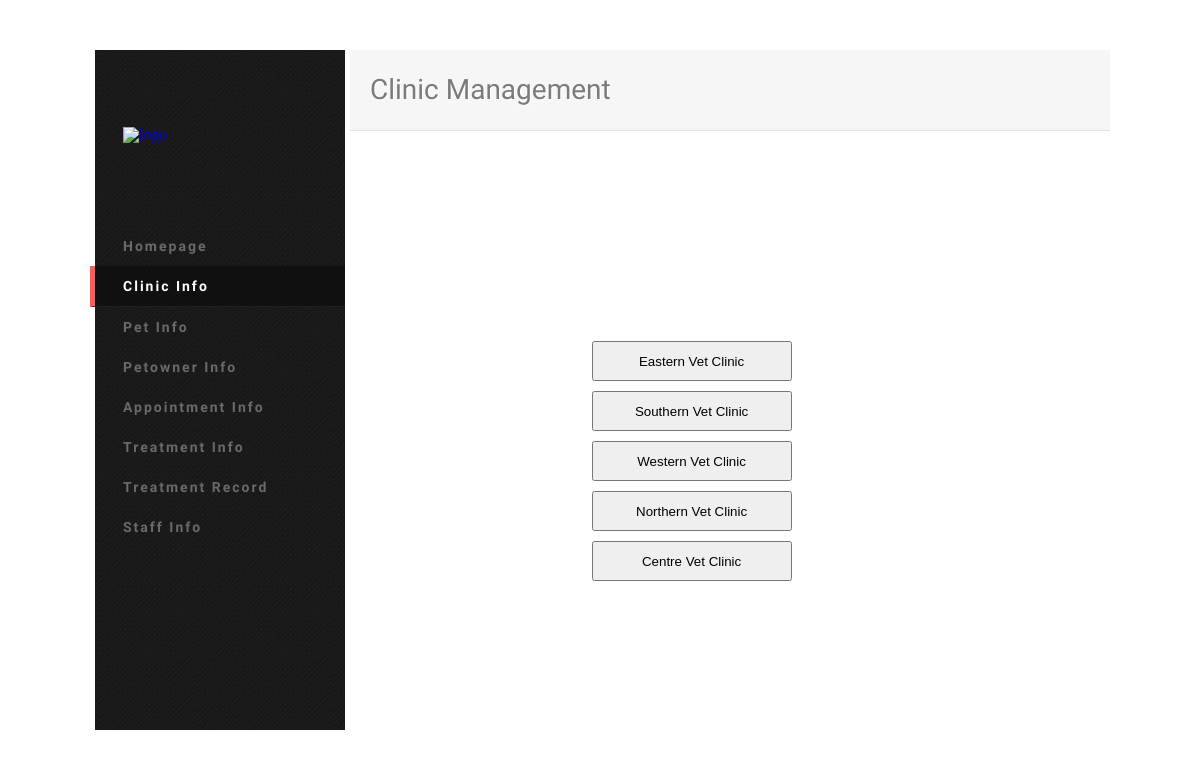
Screenshot of /clinicinfohomepage.php with the database file from the repository.
### tables this page shows
CREATE TABLE `clinic` (
  `ClinicID` varchar(11) NOT NULL,
  `ClinicName` varchar(45) NOT NULL,
  `ClinicLocation` varchar(45) NOT NULL,
  `OpenTime` time NOT NULL,
  `CloseTime` time NOT NULL,
  `ClinicPhoneNumber` bigint(20) NOT NULL,
  `ClinicEmail` varchar(45) DEFAULT NULL,
  `ClinicEmergencyContact` varchar(45) NOT NULL,
  `ClinicDescription` varchar(500) DEFAULT NULL,
  `ClinicPhoto` varchar(255) DEFAULT NULL,
  `AddressLink` varchar(1000) DEFAULT NULL
);

### clinicinfohomepage.php (the view, shortened to what this page needs)
<!doctype html>
		<head>
				<link rel="stylesheet" type="text/css" href="css/clinicinfo.css" />
		</head>
		<body>
			<div class="container">
				<aside id="sidebar">
					<a href="#" class="logo"><img src="pic/logo2.png" alt="logo" /></a>
					<nav class="main-nav">
						<ul>
							<li><a href="homepage.html">Homepage</a></li>
							<li class="active"><a href="clinicinfohomepage.php">Clinic Info</a></li>
							<li><a href="petview.php?page=1">Pet Info</a></li>
							<li><a href="petowner.php">Petowner Info</a></li>
							<li><a href="appointmentinfo.html">Appointment Info</a></li>
							<li><a href="treatmentinfo.php?page=1">Treatment Info</a></li>
							<li><a href="treatmentrecord.php">Treatment Record</a></li>
							<li><a href="staffinfo.php">Staff Info</a></li>
						</ul>
					</nav>
				</aside>
				<section id="content">
						<header>
								<h1>Clinic Management</h1>
						</header>
						<div class="main">
                        <div class="page">
                        <div class="clinicname" style="margin-left:20%">
                        <table class="clinic_table">
                            <?php
                            echo '<table>';
                           $query = mysql_query("SELECT * FROM clinic");
                            while($row = mysql_fetch_array($query))
                            {
                                echo "<form action='clinicdetails.php' method='POST'>";
                                echo "<tr>";
                                echo "<td><input type='submit' class='hide' name='clinicname' value='" . $row['ClinicName'] . "'></td>";
                                echo "</tr>";
                                echo "</form>";
                            }
                            ?>
                            </table>
						</div>
                            </div>
                    </div>
				</section>
            </div>
</body>
</html>

### css/clinicinfo.css (style rules this page uses)
html, body, div, span, applet, object, iframe, h1, h2, h3, h4, h5, h6, p, blockquote, pre, a, abbr, acronym, address, big, cite, code, del, dfn, em, img, ins, kbd, q, s, samp, small, strike, strong, sub, sup, tt, var, b, u, i, center, dl, dt, dd, ol, ul, li, fieldset, form, label, legend, table, caption, tbody, tfoot, thead, tr, th, td, article, aside, canvas, details, embed, figure, figcaption, footer, header, hgroup, menu, nav, output, ruby, section, summary, time, mark, audio, video { margin: 0; padding: 0; border: 0; font-size: 100%; font: inherit; vertical-align: baseline; }
article, aside, details, figcaption, figure, footer, header, hgroup, menu, nav, section { display: block; }
body { line-height: 1; }
ol, ul { list-style: none; }
table { border-collapse: collapse; border-spacing: 0; }
body { background-image: url(../pic/bg.png); color:#000; font:''14px 'Dosis', Arial, Helvetica, "Trebuchet MS", sans-serif; }
h1,h2,h3,h4,h5,h6 { font-weight:bold; }
h1 { font-size:24px; }
a { color: #00e; text-decoration: none; }
.container { width:1020px; margin: 50px auto 50px; }
#sidebar { height: 680px; width:250px; float: left; border-left: 5px solid #fff; background:url(../pic/sidebar-bg.png); position: relative; }
#sidebar .logo { display:block; margin: 77px 0px 50px 28px; width: 149px; height: 49px; }
#sidebar .main-nav > ul > li { position: relative; color: #e5e5e5; padding-left: 33px; font: bold 14px 'Dosis'; line-height: 40px; letter-spacing: 2px; }
#sidebar .main-nav > ul { margin-left: -5px; }
#sidebar .main-nav > ul > li a { color: #6a6a6a; display: inline-block; width: 100%; height: 100%; }
#sidebar .main-nav > ul > li:hover, #sidebar .main-nav > ul > li.active { background: #111011; border-left: 5px solid #ff5b5b; border-bottom: 1px solid #212021; padding-left: 28px; }
#sidebar .main-nav > ul > li:hover > a, #sidebar .main-nav > ul > li.active > a { color: #fff; }
#content { width: 760px; float: right; }
#content header { background: #f6f6f6; padding: 0px 20px; height: 80px; border-bottom: 1px solid #e3e3e3; position: relative; }
#content header h1 { color: #7c7b7c; font: normal 28px "Dosis"; line-height: 80px; text-shadow: 1px 1px 1px #fff; }
#content .main { width:760px; height:594px; background-color:#FFFFFF; overflow:auto; margin:5px 0; }
.page { padding-top:25%; }
.clinic_table { width:80%; margin:0 auto; }
.clinicname { margin-left: 20%; }
.hide { margin-bottom: 10px; margin-left: 120px; width: 200px; height: 40px; }
.page { width:80%; margin:15px 0; background-color:#FFFFFF; padding-bottom:20%; }

### rows the page displays
clinic: clinicname "Eastern Vet Clinic"
clinic: clinicname "Southern Vet Clinic"
clinic: clinicname "Western Vet Clinic"
clinic: clinicname "Northern Vet Clinic"
clinic: clinicname "Centre Vet Clinic"
